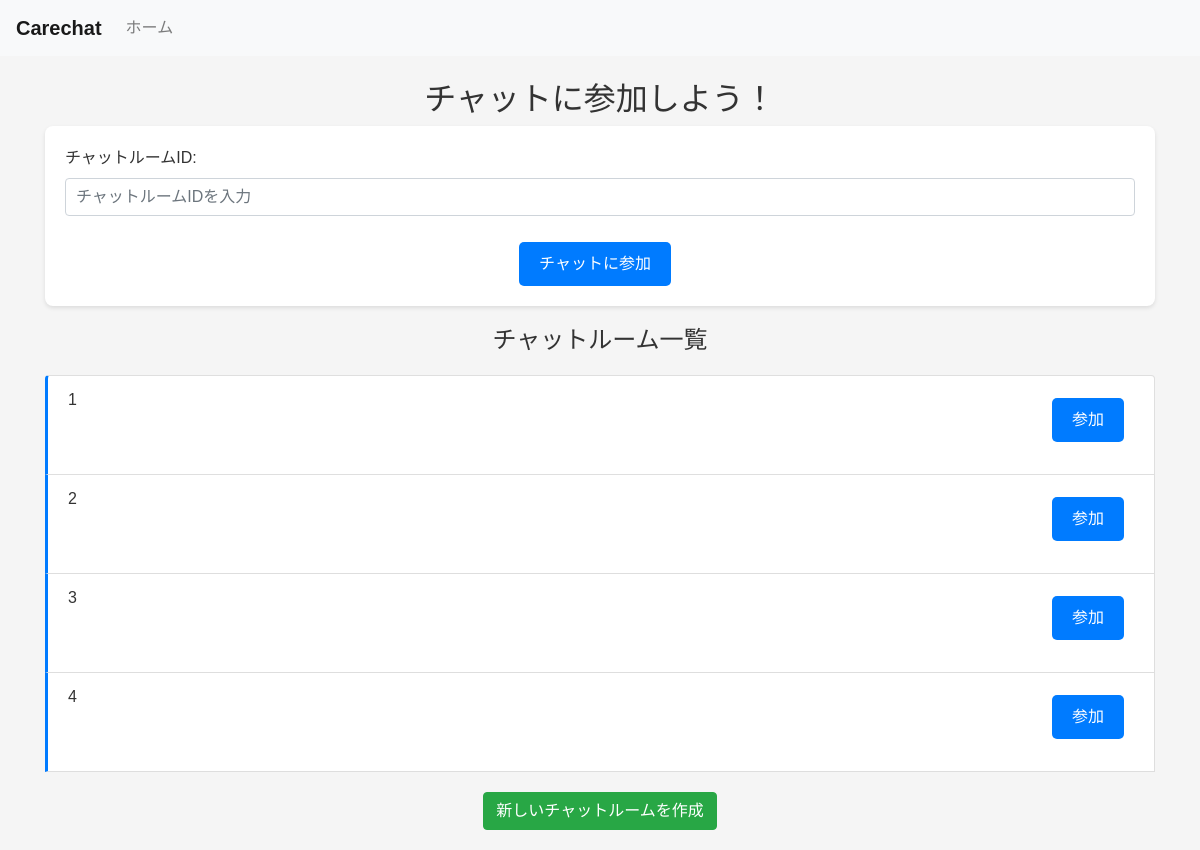
Page /chatrooms/ (signed in) on the earlier database version.
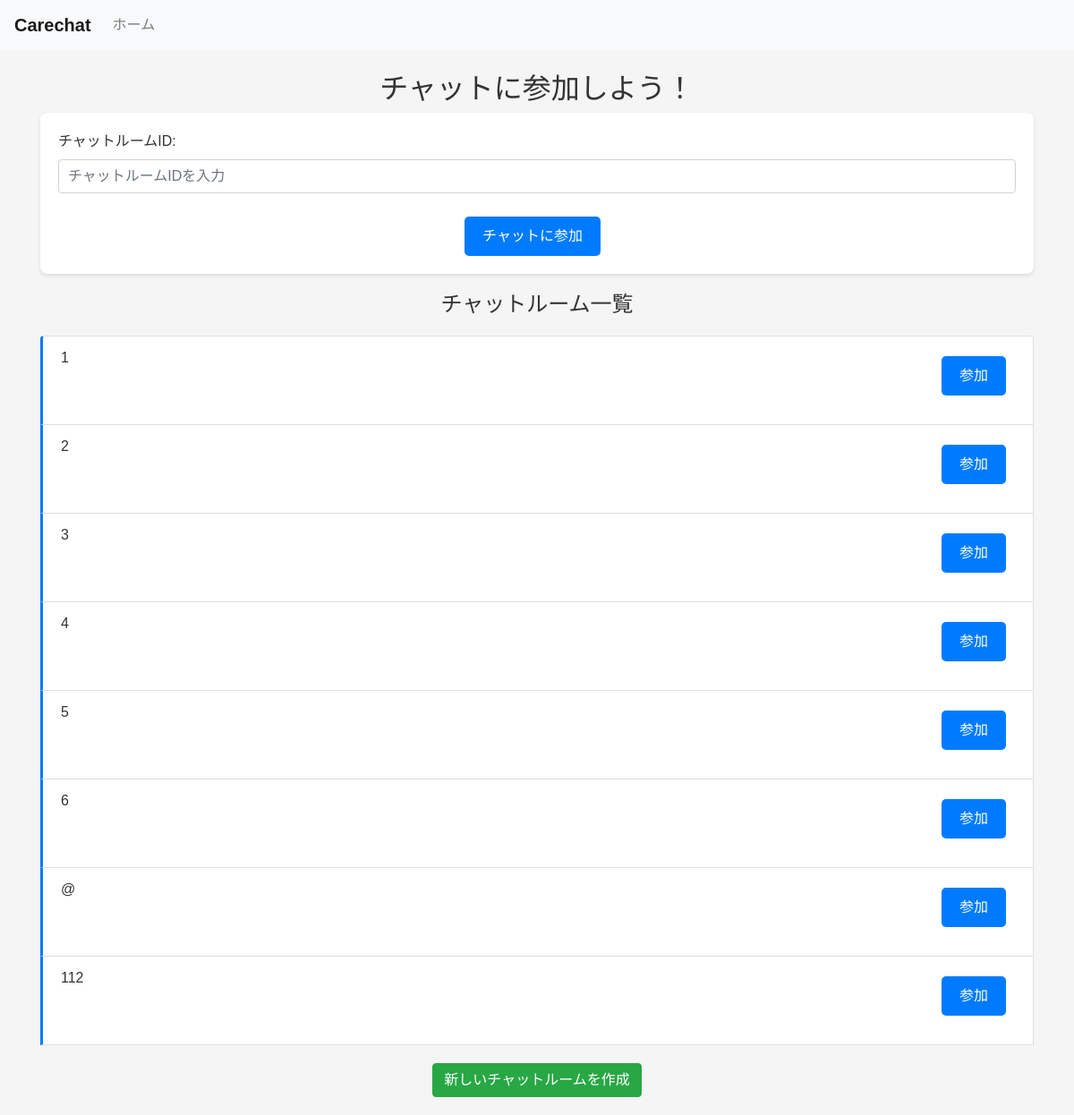
Same page on the later database version.
### firstapp/models.py (models this page shows, shortened)
class ChatRoom(models.Model):
    name = models.CharField('チャットルーム名', max_length=255, unique=True)  # 各チャットルームは一意の名前を持つ
    created_at = models.DateTimeField('作成日時', auto_now_add=True)
    updated_at = models.DateTimeField('更新日時', auto_now=True)

### firstapp/views.py (the view, shortened to what this page needs)
# urls.py: path('chatrooms/', views.chatrooms, name='chatrooms'),
@login_required
def chatrooms(request):
    join_form = ChatRoomJoinForm()  # チャットルーム参加フォームのインスタンスを作成
    chat_rooms = ChatRoom.objects.all()  # ChatRoomモデルからチャットルームのリストを取得
    return render(request, 'firstapp/chatrooms.html', {'chat_rooms': chat_rooms, 'join_form': join_form})

### firstapp/forms.py
class ChatRoomJoinForm(forms.Form):
    chat_room = forms.CharField(
        max_length=255,
        label='チャットルームID',
        widget=forms.TextInput(attrs={'placeholder': 'チャットルームIDを入力', 'class': 'form-control'})
    )

### firstapp/templates/firstapp/chatrooms.html (shortened to what this page needs)
{% extends 'firstapp/base.html' %}
{% block content %}
<h2>チャットに参加しよう！</h2>
<form method="post">
    {{ join_form.as_p }}
    <div style="text-align: center;">
        <button type="submit">チャットに参加</button>
    </div>
</form>
<h4>チャットルーム一覧</h4>
<ul class="list-group">
    {% for chat_room in chat_rooms %}
    <li class="list-group-item">
        {{ chat_room.name }}
        <a href="{% url 'firstapp:chat_post' chat_room.name %}" class="btn btn-primary btn-sm float-right">参加</a>
    </li>
    {% endfor %}
    <div style="text-align: center;">
        <a href="{% url 'firstapp:new_chatroom' %}" class="btn btn-success btn-margin">新しいチャットルームを作成</a>
    </div>
{% endblock %}

### firstapp/templates/firstapp/base.html (shortened to what this page needs)
<!DOCTYPE html>
<html lang="ja">
<head>
    <link rel="stylesheet" href="https://stackpath.bootstrapcdn.com/bootstrap/4.5.2/css/bootstrap.min.css">
    <link rel="stylesheet" href="https://use.fontawesome.com/releases/v5.8.1/css/all.css">
    {% load static %}
    <link rel="stylesheet" href="{% static 'css/styles.css' %}">
</head>
<body>
    <nav class="navbar navbar-expand-lg navbar-light bg-light">
        <a class="navbar-brand" href="#">Carechat</a>
        <div class="collapse navbar-collapse" id="navbarNav">
            <ul class="navbar-nav">
                <li class="nav-item">
                    <a class="nav-link" href="{% url 'firstapp:home' %}">ホーム</a>
                </li>
            </ul>
        </div>
    </nav>
    <div class="container mt-4">
        {% block content %}{% endblock %}
    </div>
</body>
</html>

### firstapp/static/css/styles.css (style rules this page uses)
h2 { text-align: center; }
h4 { text-align: center; margin: 20px auto; }
body { font-family: 'Arial', sans-serif; background-color: #f5f5f5; color: #333; }
form { margin: auto; padding: 20px; background: #ffffff; border-radius: 8px; box-shadow: 0 2px 4px rgba(0, 0, 0, 0.1); }
a { text-decoration: none; }
.list-group-item { border-radius: 0; border-left: 3px solid #007bff; }
.btn-primary, .btn-secondary { width: auto; font-size: 16px; padding: 10px 20px; margin: 20px auto; }
button, .btn-primary, .btn-secondary { background-color: #007bff; color: white; border: none; padding: 10px 20px; margin-top: 10px; margin-right: 10px; border-radius: 5px; cursor: pointer; width: auto; box-sizing: border-box; }
.btn-margin { margin-top: 20px; margin-bottom: 20px; }
.navbar-brand { font-weight: bold; }
.nav-link { font-size: 16px; }
input[name="post"], input[name="chat_room"] { width: 100%; box-sizing: border-box; padding: 10px; margin-bottom: 10px; }

Differences in the rows shown:
added ChatRoom: name "5"
added ChatRoom: name "6"
added ChatRoom: name "@"
added ChatRoom: name "112"
